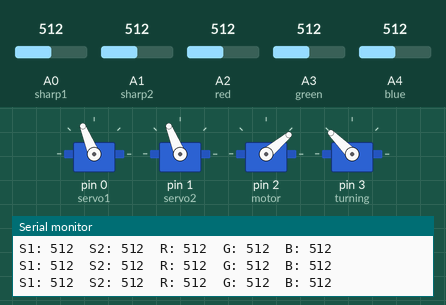
Recording of a sketch running on a simulated Arduino Uno, built with avr-gcc and run on an emulated ATmega328P. On the bench: 4 × servo, the last lines printed to the serial monitor. Inputs (shaded band) come from the test bench; at power-on: A0 (sharp1) = 512, A1 (sharp2) = 512, A2 (red) = 512, A3 (green) = 512, A4 (blue) = 512.

Above: at 4.2 s.
4.3 s: A0 (sharp1) set to 106
At 4.71 s:
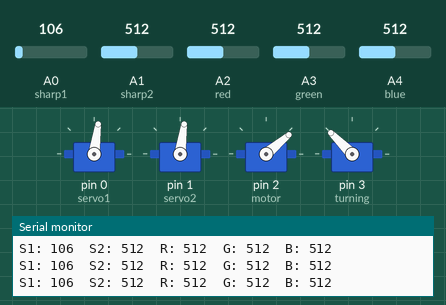
7.3 s: A0 (sharp1) set to 91
At 7.75 s:
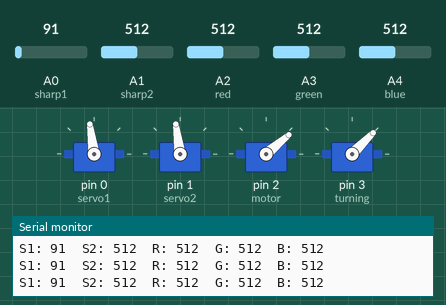
10.3 s: A1 (sharp2) set to 107
At 10.48 s:
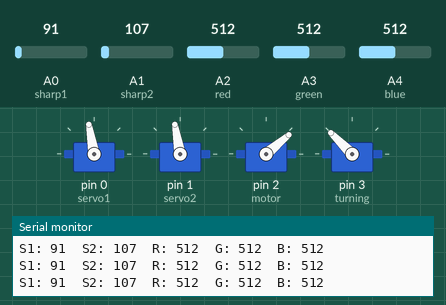
13.3 s: A1 (sharp2) set to 88
At 13.52 s:
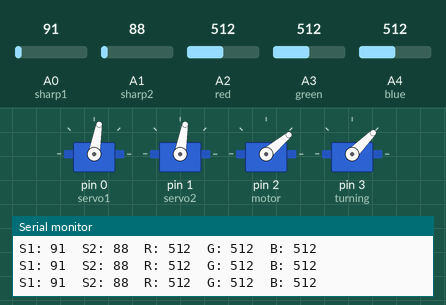
16.3 s: A2 (red) set to 107
19.3 s: A2 (red) set to 89
Timing chart, 0 to 23.3 s (numbered marks = the images above; inputs shaded):
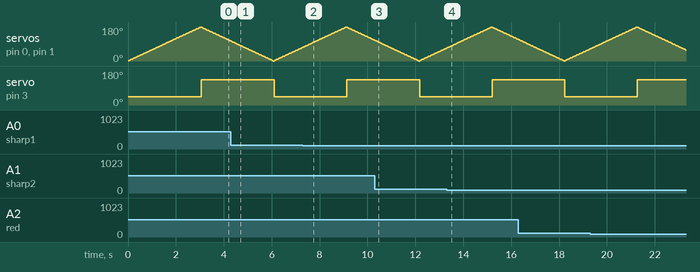

The sketch:

demo_code.ino
```cpp
#include <Servo.h>

Servo servo1;
Servo servo2;
Servo motor;
Servo turning;

int sharp1 = 0;
int sharp2 = 1;
int red = 2;
int green = 3;
int blue = 4;

int pos = 0;
int increment = 1;
int drive = 45;

int incomingByte;

void setup(){
  servo1.attach(0);
  servo2.attach(1);
  motor.attach(2);
  turning.attach(3);
  Serial.begin(38400);
}

void setServos(int angle){
  int i;
  // angle should be an angle from 1 to 180
  servo1.write(angle);
  servo2.write(angle);
}

void loop(){
  Serial.print("S1: " + String(analogRead(sharp1), DEC) + "\t");
  Serial.print("S2: " + String(analogRead(sharp2), DEC) + "\t");

  Serial.print("R: " + String(analogRead(red), DEC) + "\t");
  Serial.print("G: " + String(analogRead(green), DEC) + "\t");
  Serial.println("B: " + String(analogRead(blue), DEC));
  pos += increment;
  setServos(pos);
  motor.write(40);
  turning.write(drive);
  delay(15);
  if (pos == 180){
    increment = -1;
    drive = 135;
  } else if(pos == 0){
    increment = 1;
    drive = 45;
  }
}
```

Measured:
- the behaviour switches between 100 and 99 on A0 (sharp1) (found by bisection; images 1 and 2)
- the behaviour switches between 100 and 99 on A1 (sharp2) (found by bisection; images 3 and 4)
- by itself, servo on pin 0 (servo1), servo on pin 1 (servo2): rises from 1° to 180° in 3.0 s, then falls to 106° in 1.2 s
